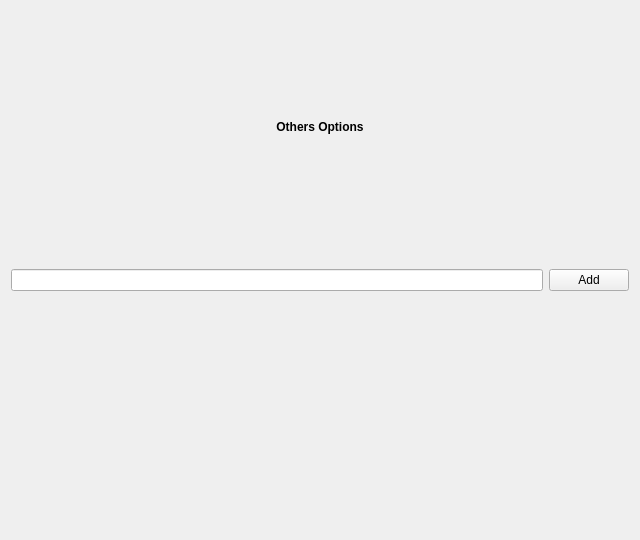
<?xml version="1.0" encoding="UTF-8"?>
<ui version="4.0">
 <class>opt_othersopt</class>
 <widget class="QWidget" name="opt_othersopt">
  <property name="geometry">
   <rect>
    <x>0</x>
    <y>0</y>
    <width>640</width>
    <height>540</height>
   </rect>
  </property>
  <property name="minimumSize">
   <size>
    <width>640</width>
    <height>480</height>
   </size>
  </property>
  <property name="windowTitle">
   <string>Others Options</string>
  </property>
  <property name="autoFillBackground">
   <bool>false</bool>
  </property>
  <layout class="QGridLayout" name="gridLayout">
   <item row="0" column="0">
    <widget class="QLabel" name="wHeaderLabel">
     <property name="font">
      <font>
       <weight>75</weight>
       <bold>true</bold>
      </font>
     </property>
     <property name="text">
      <string>Others Options</string>
     </property>
     <property name="alignment">
      <set>Qt::AlignCenter</set>
     </property>
    </widget>
   </item>
   <item row="2" column="0">
    <layout class="QHBoxLayout" name="horizontalLayout">
     <item>
      <widget class="QLineEdit" name="edit"/>
     </item>
     <item>
      <widget class="QPushButton" name="btn_add">
       <property name="text">
        <string>Add</string>
       </property>
      </widget>
     </item>
    </layout>
   </item>
   <item row="3" column="0">
    <widget class="KActionSelector" name="selector">
     <property name="whatsThis">
      <string>Let you manage startup personnal properties</string>
     </property>
     <property name="availableLabel">
      <string>&amp;Available Options</string>
     </property>
     <property name="selectedLabel">
      <string>A&amp;ctivated Options</string>
     </property>
     <property name="availableInsertionPolicy">
      <enum>KActionSelector::AtBottom</enum>
     </property>
     <property name="selectedInsertionPolicy">
      <enum>KActionSelector::AtBottom</enum>
     </property>
    </widget>
   </item>
   <item row="1" column="0">
    <spacer name="verticalSpacer">
     <property name="orientation">
      <enum>Qt::Vertical</enum>
     </property>
     <property name="sizeType">
      <enum>QSizePolicy::Fixed</enum>
     </property>
     <property name="sizeHint" stdset="0">
      <size>
       <width>20</width>
       <height>20</height>
      </size>
     </property>
    </spacer>
   </item>
  </layout>
 </widget>
 <layoutdefault spacing="6" margin="11"/>
 <pixmapfunction>qPixmapFromMimeSource</pixmapfunction>
 <customwidgets>
  <customwidget>
   <class>KActionSelector</class>
   <extends>QWidget</extends>
   <header>kactionselector.h</header>
  </customwidget>
 </customwidgets>
 <includes>
  <include location="local">kactionselector.h</include>
 </includes>
 <resources/>
 <connections/>
</ui>
